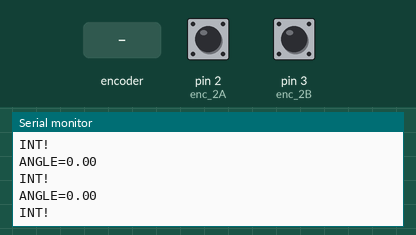
Recording of a sketch running on a simulated Arduino Uno, built with avr-gcc and run on an emulated ATmega328P. Shown: the last lines printed to the serial monitor. The inputs (shaded band) are chosen by the test bench; at power-on: pin 2 (enc_2A) HIGH, pin 3 (enc_2B) HIGH.

Above: at 1.2 s.
1.3 s: rotary encoder on pin 2 (enc_2A) / pin 3 (enc_2B) turned 1 step (first pin leading)
3.0 s: rotary encoder on pin 2 (enc_2A) / pin 3 (enc_2B) turned 1 step (first pin leading)
9.2 s: rotary encoder on pin 2 (enc_2A) / pin 3 (enc_2B) turned 2 steps (second pin leading)
15.6 s: rotary encoder on pin 2 (enc_2A) / pin 3 (enc_2B) turned 1 step (first pin leading)
At 16.6 s:
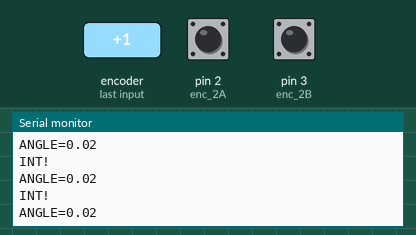
21.8 s: rotary encoder on pin 2 (enc_2A) / pin 3 (enc_2B) turned 2 steps (second pin leading)
At 22.9 s:
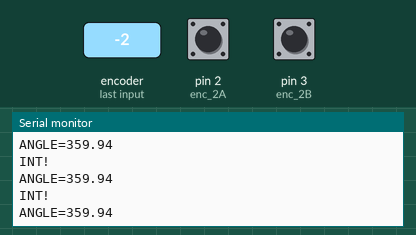
Timing chart, 0 to 24.2 s (numbered marks = the images above; inputs shaded):
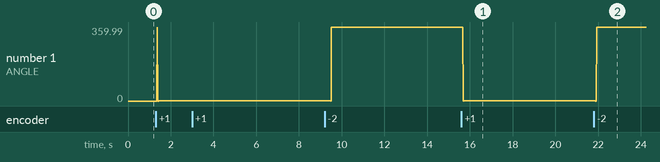

Measured:
- after the input at 15.6 s, the serial monitor: prints a new line after 0.08 s (image 1)
- after the input at 21.8 s, the serial monitor: prints a new line after 0.07 s (image 2)
- plotted number 1: 0 → 0.02 after the input at 1.3 s, 0.02 → 0.06 after the input at 3.0 s, 0.06 → 359.98 after the input at 9.2 s, 359.98 → 0.02 after the input at 15.6 s, 0.02 → 359.94 after the input at 21.8 s

The sketch:

T06_-_encoder.ino
```cpp
// (licence header left out)
#define enc_2A 2
#define enc_2B 3
long pulses_enc2  = 36000;

volatile int lastEncoded2 = 0;
volatile long encoderValue2 = 0;
long Az_tel_s;


//--------------------------------------------------------------------------------------------------------------------------------------------------------
void setup()
{
  Serial.begin(9600);
  pinMode(enc_2A, INPUT_PULLUP);
  pinMode(enc_2B, INPUT_PULLUP);
  attachInterrupt(digitalPinToInterrupt(enc_2A), Encoder2, CHANGE);
  attachInterrupt(digitalPinToInterrupt(enc_2B), Encoder2, CHANGE);

}

//--------------------------------------------------------------------------------------------------------------------------------------------------------
void loop()
{
  read_sensors();
  Serial.print("ANGLE=");
  Serial.println(Az_tel_s / 3600.0);
  delay(10);
}


//--------------------------------------------------------------------------------------------------------------------------------------------------------
void read_sensors() {
  long h_deg, h_min, h_seg, A_deg, A_min, A_seg;

  if (encoderValue2 >= pulses_enc2 || encoderValue2 <= -pulses_enc2) {
    encoderValue2 = 0;
  }
  int enc2 = encoderValue2 / 1500;
  long encoder2_temp = encoderValue2 - (enc2 * 1500);
  long map2 = enc2 * map(1500, 0, pulses_enc2, 0, 1296000);

  Az_tel_s  = map2 + map (encoder2_temp, 0, pulses_enc2, 0, 1296000);

  if (Az_tel_s < 0) Az_tel_s = 1296000 + Az_tel_s;
  if (Az_tel_s >= 1296000) Az_tel_s = Az_tel_s - 1296000 ;
Serial.println("INT!");
}


//--------------------------------------------------------------------------------------------------------------------------------------------------------
void Encoder2() {
  int encoded2 = (digitalRead(enc_2A) << 1) | digitalRead(enc_2B);
  int sum  = (lastEncoded2 << 2) | encoded2;

  if (sum == 0b1101 || sum == 0b0100 || sum == 0b0010 || sum == 0b1011) encoderValue2 ++;
  if (sum == 0b1110 || sum == 0b0111 || sum == 0b0001 || sum == 0b1000) encoderValue2 --;
  lastEncoded2 = encoded2;
}
```
